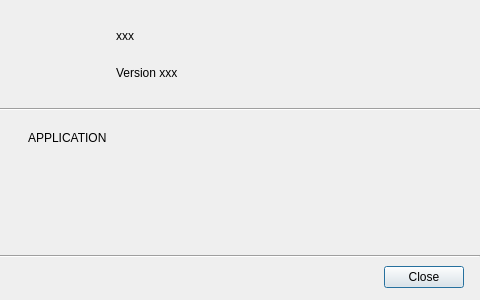
<?xml version="1.0" encoding="UTF-8"?>
<ui version="4.0">
 <class>AppInfoDialog</class>
 <widget class="QDialog" name="AppInfoDialog">
  <property name="geometry">
   <rect>
    <x>0</x>
    <y>0</y>
    <width>480</width>
    <height>300</height>
   </rect>
  </property>
  <property name="minimumSize">
   <size>
    <width>480</width>
    <height>300</height>
   </size>
  </property>
  <property name="maximumSize">
   <size>
    <width>480</width>
    <height>300</height>
   </size>
  </property>
  <property name="windowTitle">
   <string>About</string>
  </property>
  <property name="windowIcon">
   <iconset resource="../../../../qt_embedded/resources.qrc">
    <normaloff>:/icons/mango.svg</normaloff>:/icons/mango.svg</iconset>
  </property>
  <layout class="QVBoxLayout" name="main_layout">
   <property name="spacing"><number>0</number></property>
   <property name="leftMargin"><number>0</number></property>
   <property name="topMargin"><number>0</number></property>
   <property name="rightMargin"><number>0</number></property>
   <property name="bottomMargin"><number>0</number></property>
   <item>
    <layout class="QHBoxLayout" name="header_hbox">
     <property name="spacing"><number>20</number></property>
     <property name="leftMargin"><number>28</number></property>
     <property name="topMargin"><number>20</number></property>
     <property name="rightMargin"><number>28</number></property>
     <property name="bottomMargin"><number>20</number></property>
     <item>
      <widget class="QLabel" name="icon_label">
       <property name="minimumSize"><size><width>68</width><height>68</height></size></property>
       <property name="maximumSize"><size><width>68</width><height>68</height></size></property>
       <property name="pixmap"><pixmap resource="../../../../qt_embedded/resources.qrc">:/icons/mango.svg</pixmap></property>
       <property name="scaledContents"><bool>true</bool></property>
       <property name="alignment"><set>Qt::AlignmentFlag::AlignCenter</set></property>
      </widget>
     </item>
     <item>
      <layout class="QVBoxLayout" name="title_vbox">
       <property name="spacing"><number>6</number></property>
       <item>
        <widget class="QLabel" name="name_label">
         <property name="text"><string>xxx</string></property>
         <property name="role" stdset="0"><string>dialog-title</string></property>
        </widget>
       </item>
       <item>
        <widget class="QLabel" name="version_label">
         <property name="text"><string>Version xxx</string></property>
         <property name="role" stdset="0"><string>hint</string></property>
        </widget>
       </item>
      </layout>
     </item>
    </layout>
   </item>
   <item>
    <widget class="QFrame" name="separator">
     <property name="frameShape"><enum>QFrame::Shape::HLine</enum></property>
     <property name="frameShadow"><enum>QFrame::Shadow::Sunken</enum></property>
    </widget>
   </item>
   <item>
    <layout class="QVBoxLayout" name="body_vbox">
     <property name="spacing"><number>0</number></property>
     <property name="leftMargin"><number>28</number></property>
     <property name="topMargin"><number>20</number></property>
     <property name="rightMargin"><number>28</number></property>
     <property name="bottomMargin"><number>12</number></property>
     <item>
      <widget class="QLabel" name="app_section_title">
       <property name="text"><string>APPLICATION</string></property>
       <property name="role" stdset="0"><string>section-title</string></property>
      </widget>
     </item>
     <item>
      <spacer name="app_title_gap">
       <property name="orientation"><enum>Qt::Orientation::Vertical</enum></property>
       <property name="sizeHint" stdset="0"><size><width>0</width><height>8</height></size></property>
      </spacer>
     </item>
     <item>
      <widget class="QLabel" name="body_info_label">
       <property name="text"><string/></property>
       <property name="alignment"><set>Qt::AlignmentFlag::AlignLeading|Qt::AlignmentFlag::AlignLeft|Qt::AlignmentFlag::AlignTop</set></property>
      </widget>
     </item>
    </layout>
   </item>
   <item>
    <spacer name="body_spacer">
     <property name="orientation"><enum>Qt::Orientation::Vertical</enum></property>
     <property name="sizeHint" stdset="0"><size><width>20</width><height>40</height></size></property>
    </spacer>
   </item>
   <item>
    <widget class="QFrame" name="bottom_separator">
     <property name="frameShape"><enum>QFrame::Shape::HLine</enum></property>
     <property name="frameShadow"><enum>QFrame::Shadow::Sunken</enum></property>
    </widget>
   </item>
   <item>
    <layout class="QHBoxLayout" name="btn_hbox">
     <property name="spacing"><number>8</number></property>
     <property name="leftMargin"><number>16</number></property>
     <property name="topMargin"><number>8</number></property>
     <property name="rightMargin"><number>16</number></property>
     <property name="bottomMargin"><number>12</number></property>
     <item>
      <spacer name="btn_spacer">
       <property name="orientation"><enum>Qt::Orientation::Horizontal</enum></property>
       <property name="sizeHint" stdset="0"><size><width>30</width><height>20</height></size></property>
      </spacer>
     </item>
     <item>
      <widget class="QPushButton" name="close_btn">
       <property name="text"><string>Close</string></property>
       <property name="default"><bool>true</bool></property>
      </widget>
     </item>
    </layout>
   </item>
  </layout>
 </widget>
 <resources>
  <include location="../../../../qt_embedded/resources.qrc"/>
 </resources>
 <connections/>
</ui>
